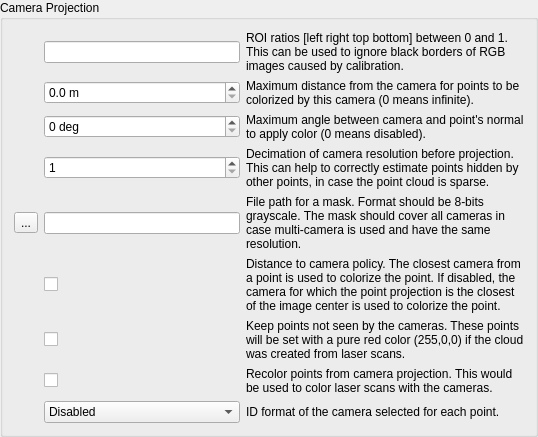
        <widget class="QGroupBox" name="groupBox_cameraProjection">
         <property name="title">
          <string>Camera Projection</string>
         </property>
         <property name="checkable">
          <bool>false</bool>
         </property>
         <layout class="QGridLayout" name="gridLayout_20" columnstretch="0,0,0,1">
          <item row="6" column="1">
           <widget class="QCheckBox" name="checkBox_camProjDistanceToCamPolicy">
            <property name="text">
             <string/>
            </property>
           </widget>
          </item>
          <item row="4" column="2" colspan="2">
           <widget class="QLabel" name="label_meshingTextureSize_16">
            <property name="text">
             <string>Decimation of camera resolution before projection. This can help to correctly estimate points hidden by other points, in case the point cloud is sparse.</string>
            </property>
            <property name="wordWrap">
             <bool>true</bool>
            </property>
           </widget>
          </item>
          <item row="9" column="2" colspan="2">
           <widget class="QLabel" name="label_camProjExportCamera">
            <property name="text">
             <string>ID format of the camera selected for each point.</string>
            </property>
            <property name="wordWrap">
             <bool>true</bool>
            </property>
           </widget>
          </item>
          <item row="2" column="2" colspan="2">
           <widget class="QLabel" name="label_meshingTextureSize_13">
            <property name="text">
             <string>Maximum distance from the camera for points to be colorized by this camera (0 means infinite).</string>
            </property>
            <property name="wordWrap">
             <bool>true</bool>
            </property>
           </widget>
          </item>
          <item row="4" column="1">
           <widget class="QSpinBox" name="spinBox_camProjDecimation">
            <property name="suffix">
             <string/>
            </property>
            <property name="minimum">
             <number>1</number>
            </property>
            <property name="maximum">
             <number>9999</number>
            </property>
            <property name="singleStep">
             <number>1</number>
            </property>
            <property name="value">
             <number>1</number>
            </property>
           </widget>
          </item>
          <item row="1" column="2" colspan="2">
           <widget class="QLabel" name="label_meshingTextureSize_17">
            <property name="text">
             <string>ROI ratios [left right top bottom] between 0 and 1. This can be used to ignore black borders of RGB images caused by calibration. </string>
            </property>
            <property name="wordWrap">
             <bool>true</bool>
            </property>
           </widget>
          </item>
          <item row="3" column="2" colspan="2">
           <widget class="QLabel" name="label_meshingTextureSize_12">
            <property name="text">
             <string>Maximum angle between camera and point's normal to apply color (0 means disabled).</string>
            </property>
            <property name="wordWrap">
             <bool>true</bool>
            </property>
           </widget>
          </item>
          <item row="8" column="1">
           <widget class="QCheckBox" name="checkBox_camProjRecolorPoints">
            <property name="text">
             <string/>
            </property>
           </widget>
          </item>
          <item row="5" column="1">
           <widget class="QLineEdit" name="lineEdit_camProjMaskFilePath"/>
          </item>
          <item row="7" column="1">
           <widget class="QCheckBox" name="checkBox_camProjKeepPointsNotSeenByCameras">
            <property name="text">
             <string/>
            </property>
           </widget>
          </item>
          <item row="9" column="1">
           <widget class="QComboBox" name="comboBox_camProjExportCamera">
            <property name="toolTip">
             <string>By Node ID: cameras of same node have same ID
By Camera Index: of a multi-cameras setup
By Node ID and Camera Index: NodeID*10+CameraIndex</string>
            </property>
            <item>
             <property name="text">
              <string>Disabled</string>
             </property>
            </item>
            <item>
             <property name="text">
              <string>By Node ID</string>
             </property>
            </item>
            <item>
             <property name="text">
              <string>By Camera Index</string>
             </property>
            </item>
            <item>
             <property name="text">
              <string>By Node ID and Camera Index</string>
             </property>
            </item>
           </widget>
          </item>
          <item row="6" column="2" colspan="2">
           <widget class="QLabel" name="label_meshingTextureSize_14">
            <property name="text">
             <string>Distance to camera policy. The closest camera from a point is used to colorize the point. If disabled, the camera for which the point projection is the closest of the image center is used to colorize the point.</string>
            </property>
            <property name="wordWrap">
             <bool>true</bool>
            </property>
           </widget>
          </item>
          <item row="1" column="1">
           <widget class="QLineEdit" name="lineEdit_camProjRoiRatios"/>
          </item>
          <item row="3" column="1">
           <widget class="QDoubleSpinBox" name="doubleSpinBox_camProjMaxAngle">
            <property name="suffix">
             <string> deg</string>
            </property>
            <property name="decimals">
             <number>0</number>
            </property>
            <property name="minimum">
             <double>0.000000000000000</double>
            </property>
            <property name="maximum">
             <double>180.000000000000000</double>
            </property>
            <property name="singleStep">
             <double>1.000000000000000</double>
            </property>
            <property name="value">
             <double>0.000000000000000</double>
            </property>
           </widget>
          </item>
          <item row="2" column="1">
           <widget class="QDoubleSpinBox" name="doubleSpinBox_camProjMaxDistance">
            <property name="suffix">
             <string> m</string>
            </property>
            <property name="decimals">
             <number>1</number>
            </property>
            <property name="minimum">
             <double>0.000000000000000</double>
            </property>
            <property name="maximum">
             <double>99.000000000000000</double>
            </property>
            <property name="singleStep">
             <double>1.000000000000000</double>
            </property>
            <property name="value">
             <double>0.000000000000000</double>
            </property>
           </widget>
          </item>
          <item row="7" column="2" colspan="2">
           <widget class="QLabel" name="label_meshingTextureSize_15">
            <property name="text">
             <string>Keep points not seen by the cameras. These points will be set with a pure red color (255,0,0) if the cloud was created from laser scans.</string>
            </property>
            <property name="wordWrap">
             <bool>true</bool>
            </property>
           </widget>
          </item>
          <item row="8" column="2">
           <widget class="QLabel" name="label_meshingTextureSize_18">
            <property name="text">
             <string>Recolor points from camera projection. This would be used to color laser scans with the cameras.</string>
            </property>
            <property name="wordWrap">
             <bool>true</bool>
            </property>
           </widget>
          </item>
          <item row="5" column="2" colspan="2">
           <widget class="QLabel" name="label_meshingTextureSize_19">
            <property name="text">
             <string>File path for a mask. Format should be 8-bits grayscale. The mask should cover all cameras in case multi-camera is used and have the same resolution.</string>
            </property>
            <property name="wordWrap">
             <bool>true</bool>
            </property>
           </widget>
          </item>
          <item row="5" column="0">
           <widget class="QToolButton" name="toolButton_camProjMaskFilePath">
            <property name="text">
             <string>...</string>
            </property>
           </widget>
          </item>
         </layout>
        </widget>
